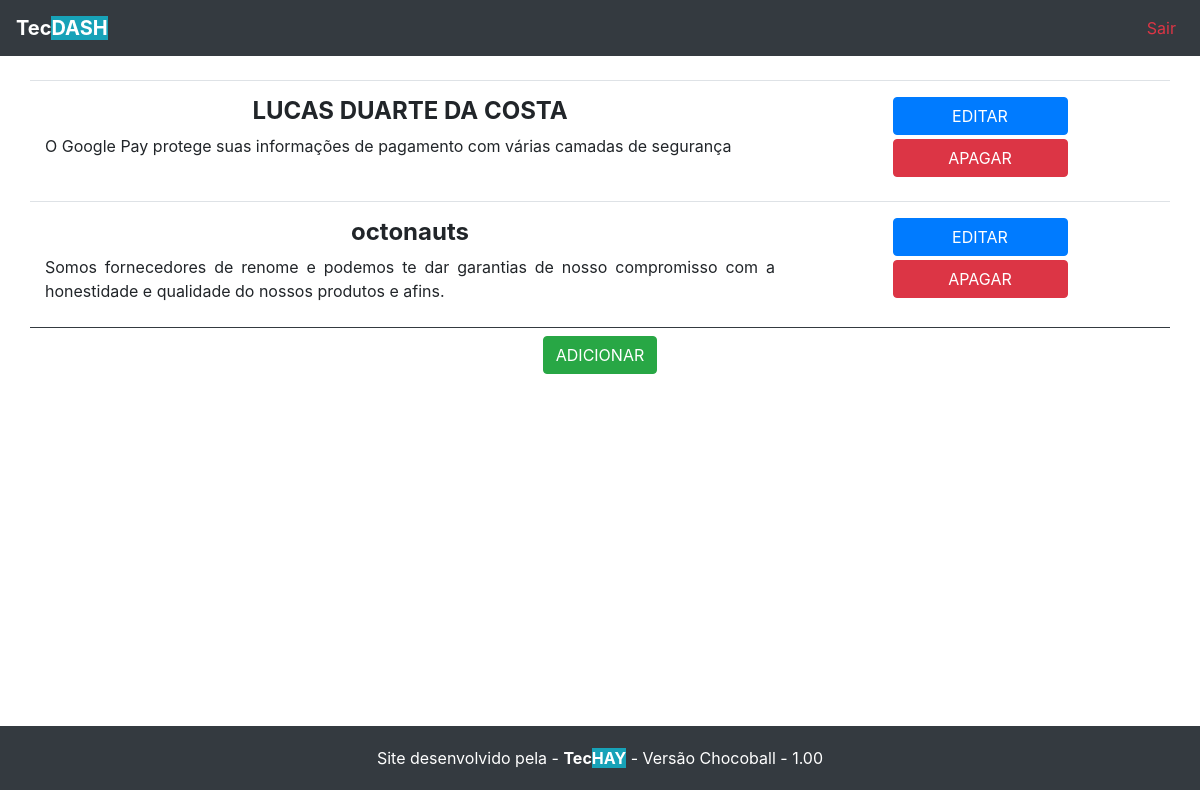
The page /dashboard/list_client on the database as committed earlier.
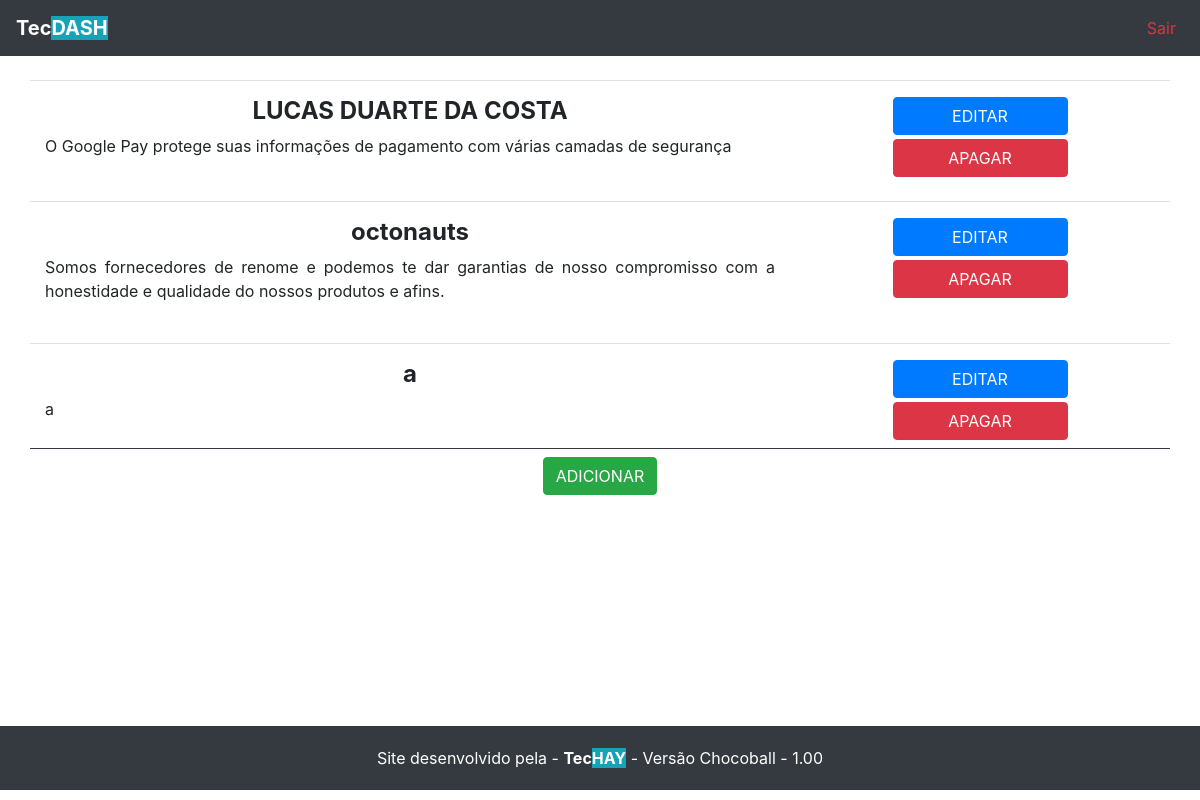
The same page on the database as committed later.
### inicial/models.py (models this page shows)
class Client(models.Model):
	name = models.CharField(max_length=255)
	details = models.TextField()

### principal/views.py (the view)
# urls.py: path('list_client', views.list_client, name="list_client"),
def list_client(request):
  data = {}
  clients = Client.objects.all()
  data['clients'] = clients
  return render(request, 'dashboard/client/list-client.html', data)

### principal/templates/dashboard/client/list-client.html
{% extends "base.html" %}
{% block conteudo %}
<div class="content">
	<div class="container">
		{% for client in clients %}
		<div class="row border-top pt-3 mt-4">
			<div class="col-12 col-lg-8">
				<div>
					<h4 class="font-weight-bold text-center">{{client.name}}</h4>
					<p class="text-justify">{{client.details}}</p>
				</div>
			</div>
			<div class="col-12 col-lg-4">
				<div class="text-center">
					<a href="{% url 'edit_client' client.pk %}" class="btn w-50 btn-primary">EDITAR</a>
				</div>
				<div class="text-center">
					<a href="{% url 'delete_client' client.pk %}" class="btn w-50 mt-1 btn-danger">APAGAR</a>
				</div>
			</div>
		</div>
		{% empty %}
		<div class="col-12">
			<a href="{% url 'add_client' %}" class="btn btn-success">ADICIONAR</a>
		</div>
		{% endfor %}
		{% if clients.all %}
		<div class="row border-top border-dark mt-2">
			<div class="col-12 pt-2 text-center">
				<a href="{% url 'add_client' %}" class="btn btn-success">ADICIONAR</a>
			</div>
		</div>
		{% endif %}
	</div>
</div>
{% endblock %}

Rows that differ between the two databases and show on the page:
added Client: name "a", details "a"
